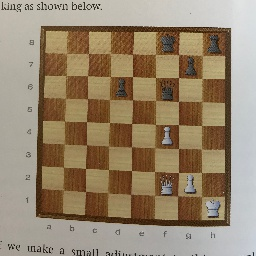
#> input picture sample.JPG, 256 x 256 px
$ python draw_contours.py
#> lines starting #> are read from the running program, lines starting #| are printed output that depends on the picture
import cv2
import numpy as np

image = cv2.imread('sample.JPG')
#> image is the input picture: shape (256, 256, 3); mean B, G, R 110, 134, 151.3
im_id = "0befefb1-f385-4f59-90a5-6f744a1dd7fe"
pts = np.array([[0.17578125,0.12109375],[0.89453125,0.125],[0.88671875,0.85546875],[0.15625,0.83203125],[0.17578125,0.12109375]])

mod_pts = []
for [x,y] in pts:
    mod_pts.append([x *  265, y * 265])

pts = np.asarray(mod_pts, dtype='int32')
print(pts)

print(image.shape)
#| (256, 256, 3)

# Blue color in BGR
color = (255, 0, 0)

# Line thickness of 2 px
thickness = 2

polylines = cv2.polylines(image, [pts], True, color, thickness)
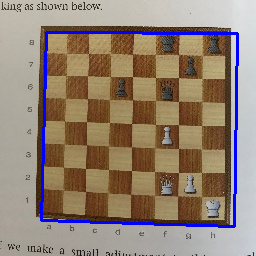
#> polylines: shape (256, 256, 3); mean B, G, R 115.3, 129.6, 146.4

cv2.imshow('polylines', polylines)

cv2.waitKey(0)

cv2.destroyAllWindows()
